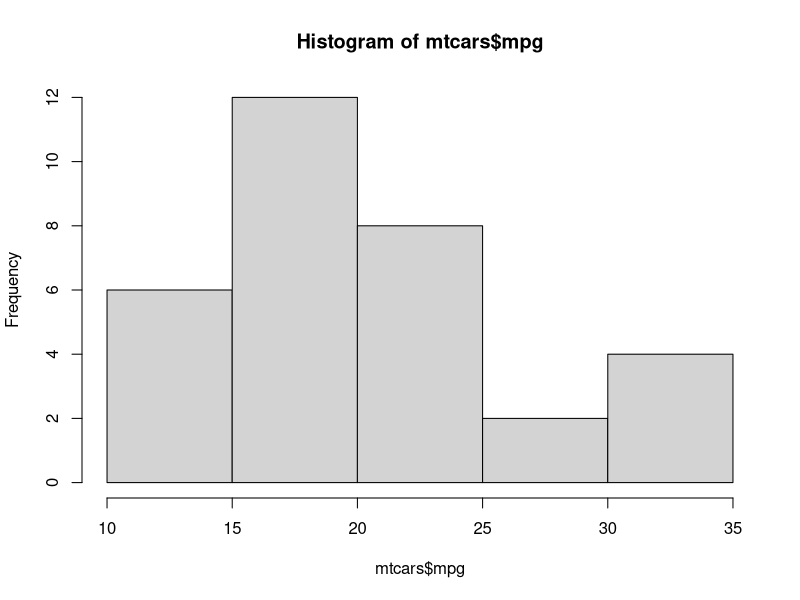
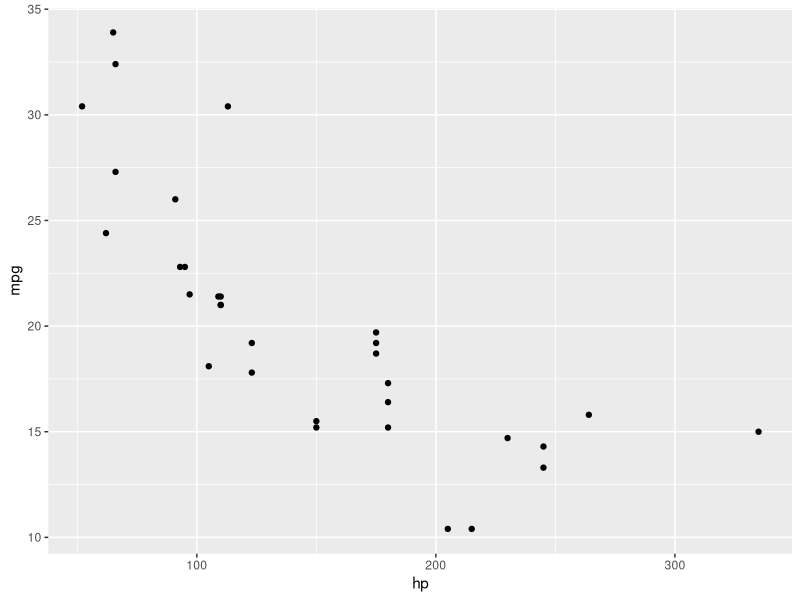
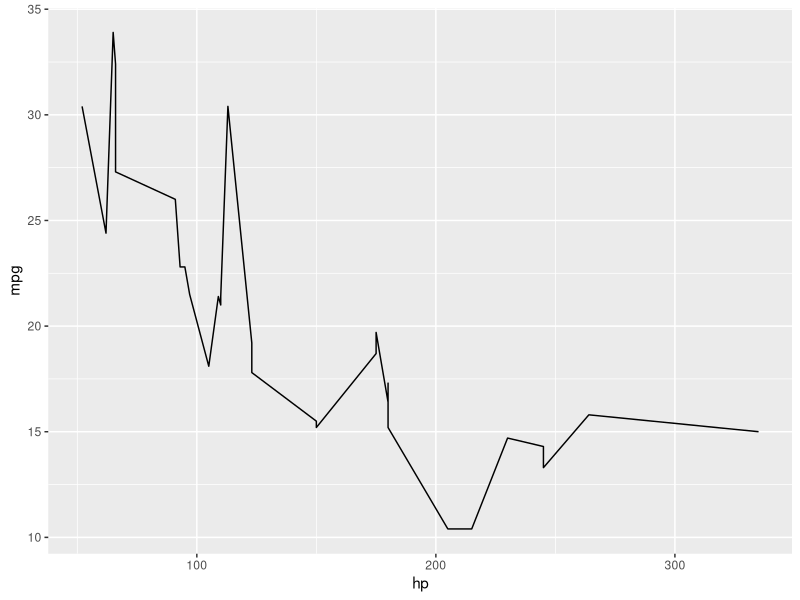
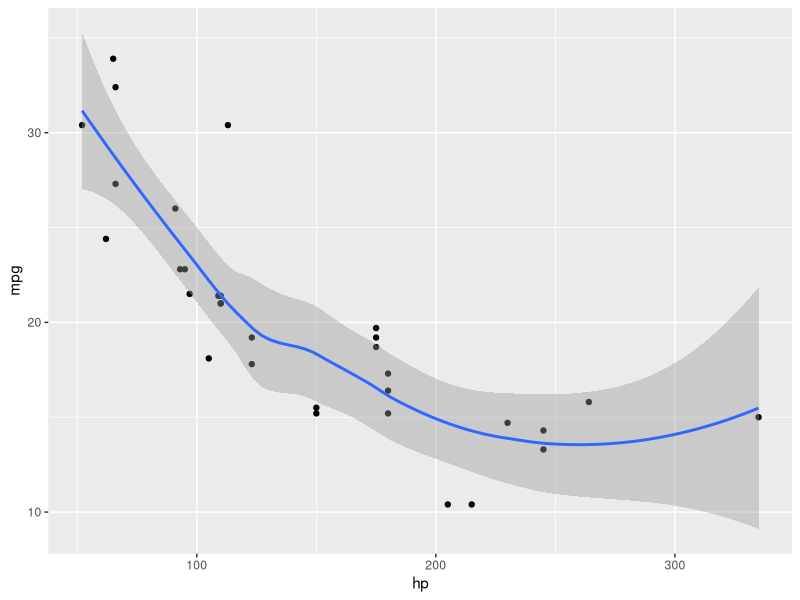
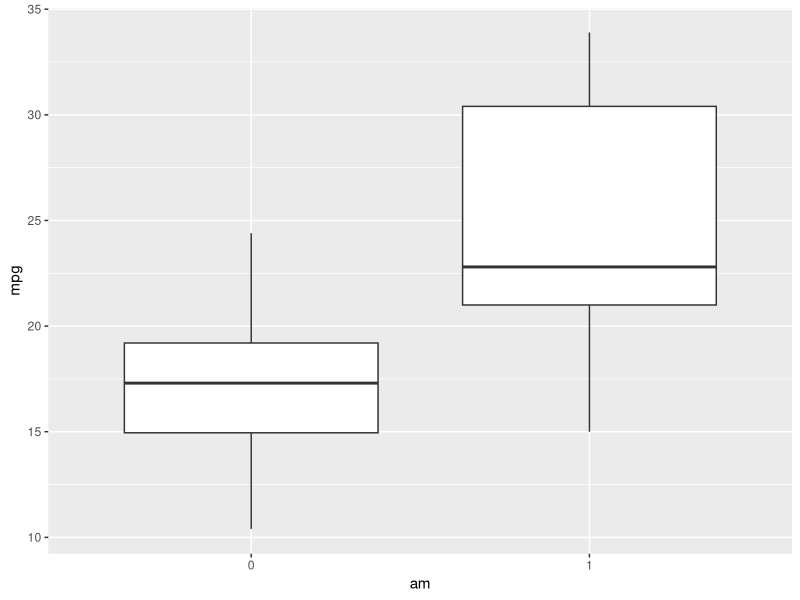
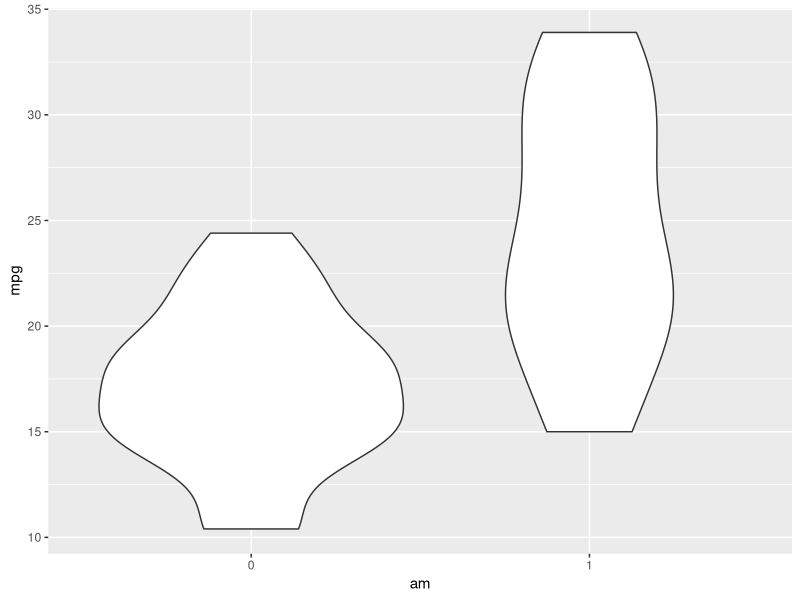
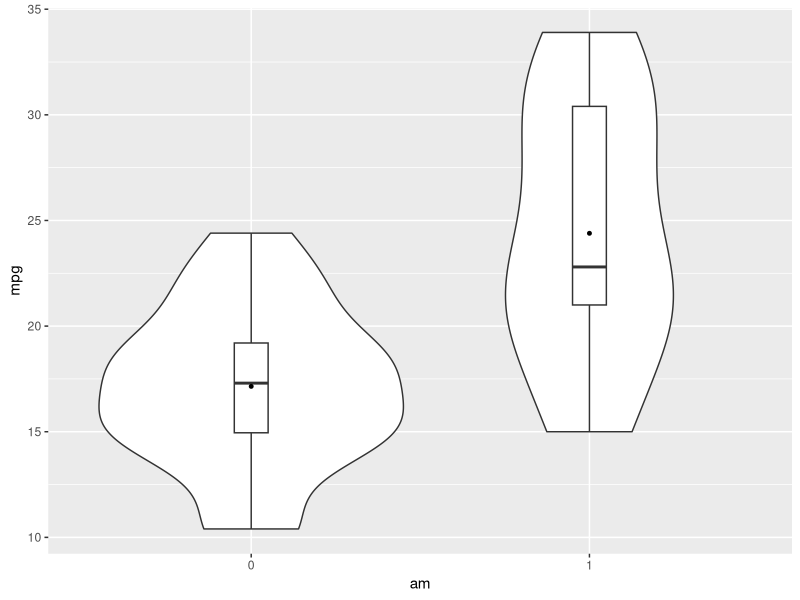
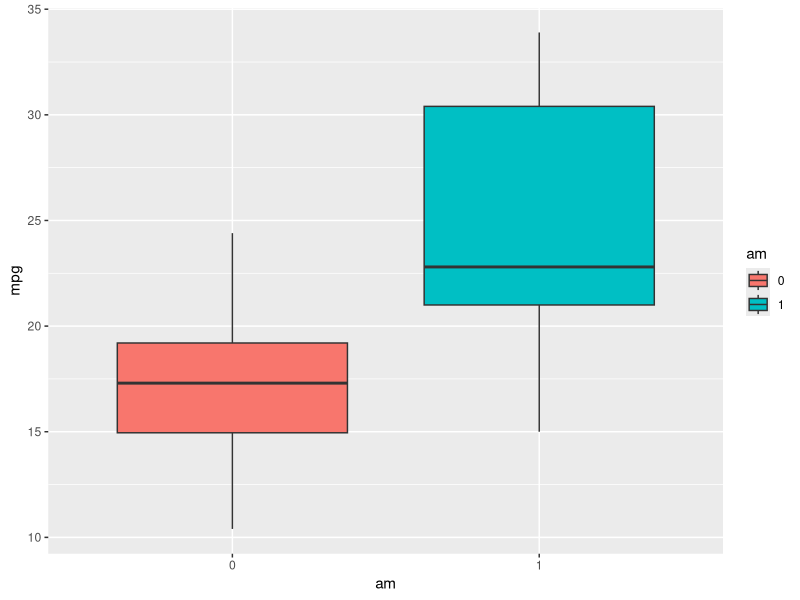

R code for these plots, in order:
# at the top, we usually load libraries
# use hashtags to add comments
# it's generally a good idea to add comments to your code
# because then you know what each line does
# this is especially good if you are a beginner
library(ggplot2) # this library is for visualisation


# some general introduction to R
# R, as many other programming languages
# works with variables
# this means you can pass a value to some other value
# this variable then holds the original value

a <- 4
b <- 2

a
b

# basic mathematical operations
a + b
a - b
b - a

a/b
a * b
b/a

b ** a
a == b
a > b
a < b
a >= b
a <= b
a <= b + 2
sqrt(a)
# etc.

# but we're here for statistics
# let's first simulate some data
# before we work on actual material

student <- c('francisco', 'maria', 'alice', 'joao') # this pretty much means 
# create a variable called "student" that holds a list of names
test_score <- c(80, 90, 60, 56)
# and this: create a variable called 'test_score' that holds a list of scores
mydf <- data.frame(student, test_score)
# and over here, we create a data frame - a table - that holds 
# two columns
# the first stores student names
# and the other their scores on some test
mydf
# we use $ operator to access individual columns of the data frame
mydf$student
mydf$test_score

# we can use summary() to get some information about our data:
summary(mydf)
# we get info on both columns
# we can get some more descriptive statistics info
sd(mydf$test_score) # standard deviation
var(mydf$test_score) # variance
range(mydf$test_score) # range
mean(mydf$test_score) # mean
median(mydf$test_score) # median

# R has some built-in datasets that we can use 
# to pracitce our skills
# one of them is about cars
# let's use it before we work with real material
data(mtcars)
# to check the data frame
# you can do this
mtcars

# you can do this to check the first 5 rows
head(mtcars)

# and this if you want to see it formatted
View(mtcars)
# the data frame contains information about:

    # mpg: Miles/(US) gallon
    # cyl: Number of cylinders
    # disp: Displacement (cu.in.)
    # hp: Gross horsepower
    # drat: Rear axle ratio
    # wt: Weight (1000 lbs)
    # qsec: 1/4 mile time
    # vs: V/S
    # am: Transmission (0 = automatic, 1 = manual)
    # gear: Number of forward gears
    # carb: Number of carburetors

# what is displacement? https://en.wikipedia.org/wiki/Engine_displacement

# Now it's your turn :)
# report descriptive statistics for miles per gallon
sd(mtcars$mpg)
var(mtcars$mpg)
mean(mtcars$mpg)
median(mtcars$mpg)
range(mtcars$mpg)
summary(mtcars$mpg)
### 
# insert your code here
###

# you can plot some stuff with basic R
hist(mtcars$mpg)
# since we're inspecting a histogram, we can also check
# if the distribution of miles per gallon is normally distributed:
shapiro.test(mtcars$mpg)
# yay! p > 0.05, so we reject the alternative hypothesis


# can you draw a histogram of horse power?
# (and do shapiro, too)

# as I mentioned, you can plot with ggplot2
# here's an example

ggplot(mtcars, aes(x = hp, y = mpg)) + 
  geom_point()

# the first line of ggplot specifies
# data source: in our case, mtcars
# aes: what is on the x axis, what is on the y axis
# then you tell ggplot what type of plot you want to draw
# above we have a scatterplot
# but we can also draw a line:

ggplot(mtcars, aes(x = hp, y = mpg)) +
  geom_line()

# If you write geom_, RStudio's auto-completion shows a list of possibilities
# in aes, you can also specify other things:

ggplot(mtcars, aes(x = hp, y = mpg)) + 
  geom_point() +
  geom_smooth() # add a trend line

# let's go back to the data
head(mtcars)
# we can see that some columns are unlike the others
# some values are continuous (such as mpg or hp)
# but others not really
# automatic vs manual transmission

mtcars$am

# we call it a "categorical" variable
# but R doesn't "know" about it
# we need to tell it explicitly to treat it as such
# we do so with as_factor() function. Check it out:
library(tidyverse)
mtcars$am <- as_factor(mtcars$am)
# let's check it again
mtcars$am
# Now R knows it's a factor
# you can also check levels directly
levels(mtcars$am)

# maybe there's a difference between a and m
# in terms of mpg?

# we can show that using a boxplot
ggplot(mtcars, aes(x = am, y = mpg)) + 
  geom_boxplot()
# or a violin plot
ggplot(mtcars, aes(x = am, y = mpg)) + 
  geom_violin()

# why not both? ;)
ggplot(mtcars, aes(x = am, y = mpg)) + 
  geom_violin() +
  geom_boxplot(width = 0.1) +
  stat_summary(
    geom = "point",
    fun = mean,
    color = "black",
    size = 1
  )

# we can also change the colour
ggplot(mtcars, aes(x = am, y = mpg, fill = am)) + 
  geom_boxplot()

ggplot(mtcars, aes(x = am, y = mpg, color = am)) + 
  geom_boxplot()

# and add individual obs:
ggplot(mtcars, aes(x = am, y = mpg, color = am)) + 
  geom_boxplot() + 
  geom_jitter()

# change the theme...
ggplot(mtcars, aes(x = am, y = mpg, color = am)) + 
  geom_boxplot() + 
  geom_jitter() + 
  theme_light()
# play around with themes!

# 0 and 1 is not very informative, and we want our plots to tell
# some story
# let's change 0 and 1 to something else
levels(mtcars$am)
levels(mtcars$am) <- c("automatic", "manual")
levels(mtcars$am)

# these changes work in ggplot, too
ggplot(mtcars, aes(x = am, y = mpg, color = am)) + 
  geom_boxplot() + 
  geom_jitter() + 
  theme_minimal()

# let's change labels, too
ggplot(mtcars, aes(x = am, y = mpg, color = am)) + 
  geom_boxplot() + 
  geom_jitter() + 
  xlab("Transmission type") +
  ylab("Miles per gallon") + 
  theme_minimal()


# you can also add some title
ggplot(mtcars, aes(x = am, y = mpg, color = am)) + 
  geom_boxplot() + 
  geom_jitter() + 
  xlab("Transmission type") +
  ylab("Miles per gallon") +
  ggtitle("Transmission type and fuel consumption") + 
  theme_minimal()

# if you're happy with your plot, you can save it:
ggsave("ttfc.jpg", dpi = 300)

# play around with the data
head(mtcars)
# show summary statistics for car weights
# do shapiro on them, too
# draw a plot that shows the relation between weight and fuel consumption
# do summary statistics for vs
# do shapiro on them, too
# draw a plot that shows the relation between vs and fuel consumption
# draw a plot that shows the relation between the number of cylinders and fuel consumption
# (possibly two ways to do the last one)
